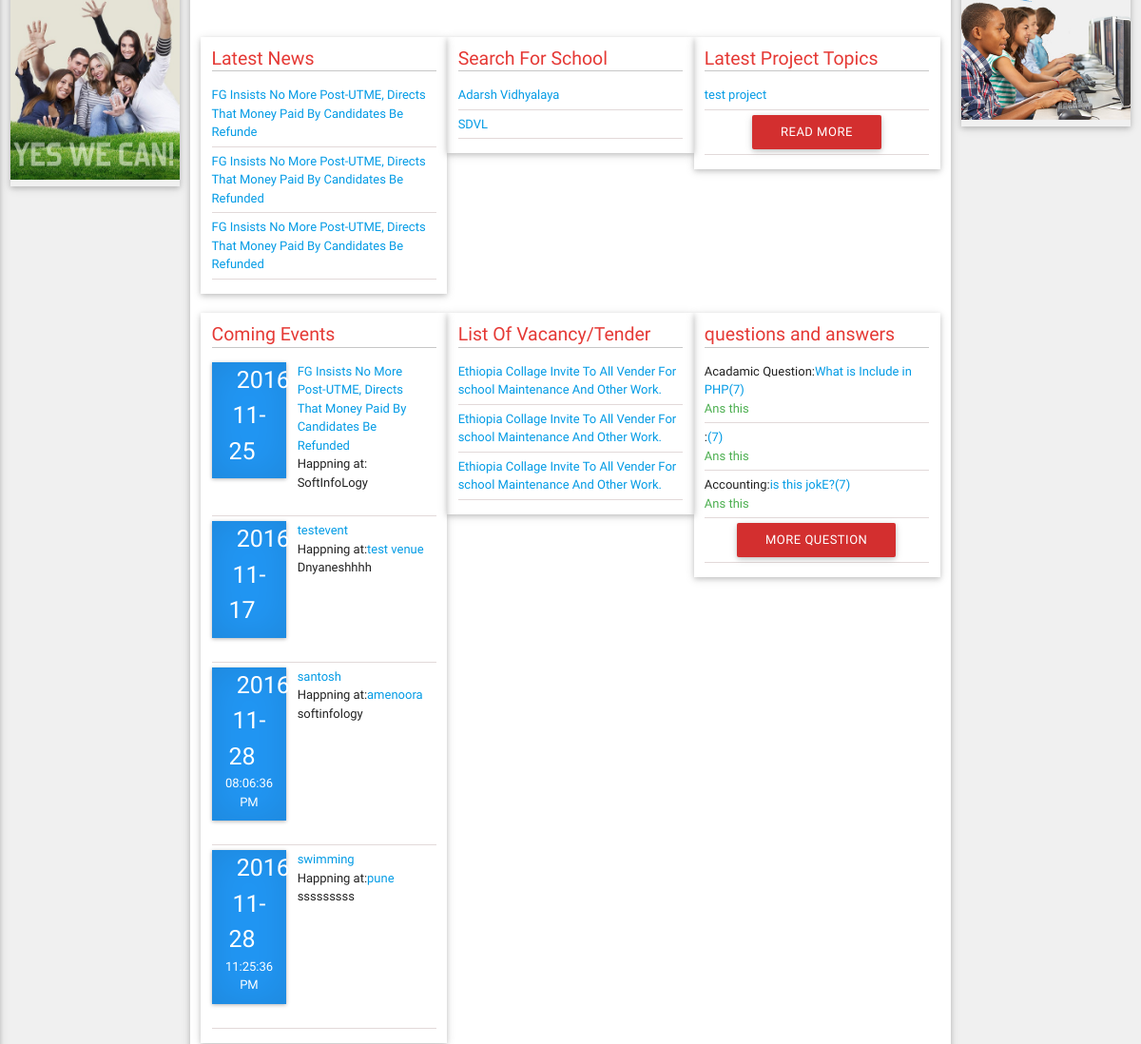
Before: / (middle part) with the older database file.
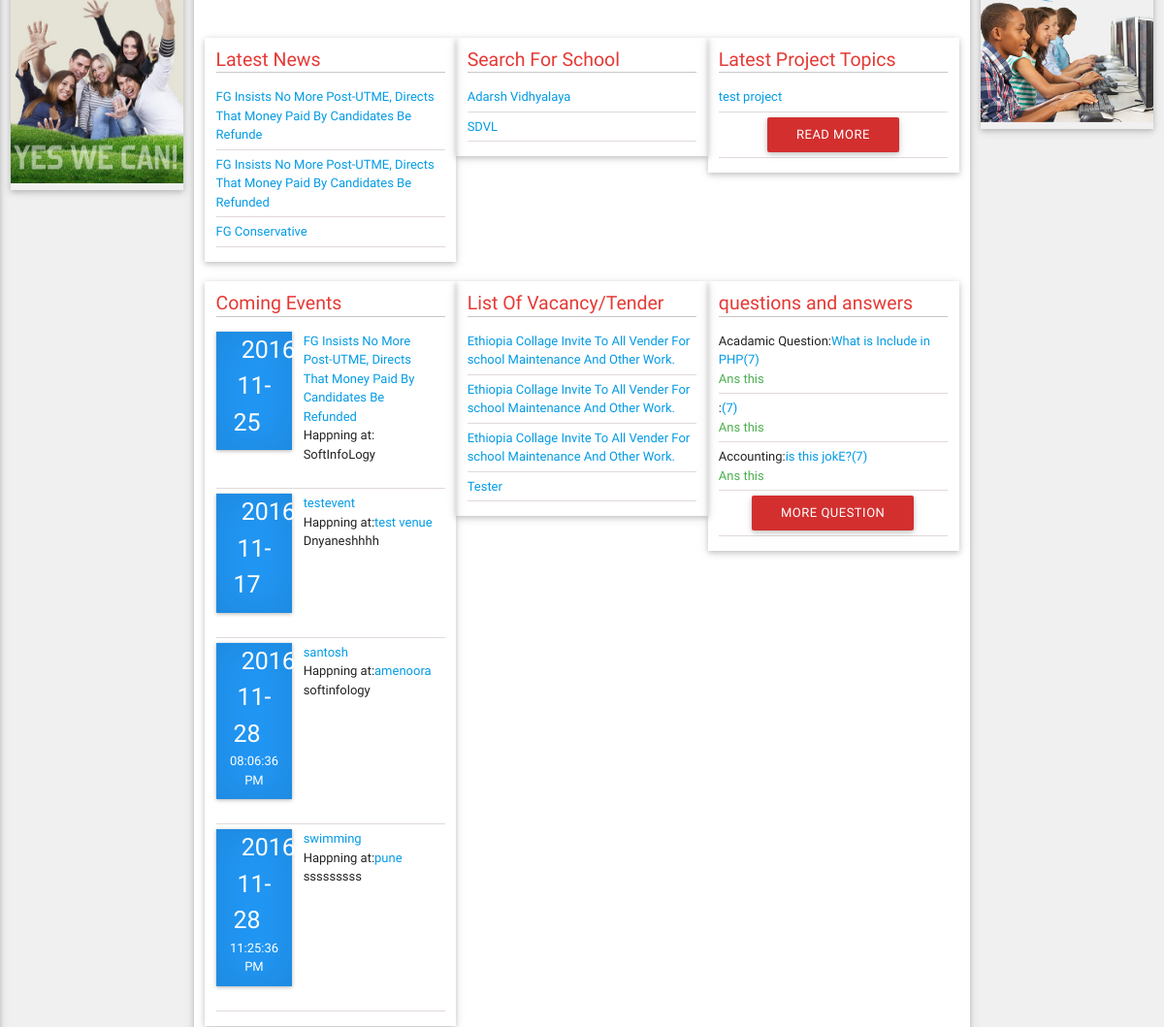
After: the same page with the newer database file.
### tables this page shows
CREATE TABLE `tbl_posts` (
  `post_id` int(11) NOT NULL,
  `post_title` varchar(100) NOT NULL,
  `post_desc` varchar(5000) NOT NULL,
  `post_category` varchar(50) NOT NULL,
  `post_attachment` varchar(50) NOT NULL,
  `post_author` varchar(50) NOT NULL,
  `post_source` varchar(50) NOT NULL,
  `post_date` varchar(50) NOT NULL,
  `post_time` varchar(50) NOT NULL,
  `post_venue` varchar(50) NOT NULL,
  `post_type` varchar(50) NOT NULL,
  `post_approve` varchar(10) NOT NULL,
  `user_id` int(11) NOT NULL
);

CREATE TABLE `tbl_school_meta` (
  `school_id` int(11) NOT NULL,
  `registration_type` varchar(50) NOT NULL,
  `school_name` varchar(50) NOT NULL,
  `school_logo` varchar(100) NOT NULL,
  `school_category` varchar(50) NOT NULL,
  `school_university` varchar(50) NOT NULL,
  `school_institute` varchar(50) NOT NULL,
  `other_category` varchar(50) NOT NULL,
  `school_number` varchar(50) NOT NULL,
  `school_country` varchar(50) NOT NULL,
  `school_city` varchar(50) NOT NULL,
  `school_region` varchar(50) NOT NULL,
  `school_type` varchar(50) NOT NULL,
  `school_population` int(10) NOT NULL,
  `teaching_staff` int(10) NOT NULL,
  `non_teaching_staff` int(10) NOT NULL,
  `school_awards` varchar(50) NOT NULL,
  `school_acadamic_year` varchar(50) NOT NULL,
  `school_acadamic_fee` varchar(50) NOT NULL,
  `admission_procedure` varchar(200) NOT NULL,
  `acadamic_requirment` varchar(200) NOT NULL,
  `school_scholarship` varchar(100) NOT NULL,
  `school_address` varchar(200) NOT NULL,
  `school_url` varchar(100) NOT NULL,
  `school_desc` varchar(200) NOT NULL,
  `school_date` varchar(50) NOT NULL,
  `school_time` varchar(50) NOT NULL,
  `school_approve` varchar(10) NOT NULL,
  `user_id` int(11) NOT NULL
);

CREATE TABLE `tbl_projects` (
  `project_id` int(11) NOT NULL,
  `project_title` varchar(100) NOT NULL,
  `project_course` varchar(50) NOT NULL,
  `project_category` varchar(200) NOT NULL,
  `project_year` varchar(50) NOT NULL,
  `project_format` varchar(50) NOT NULL,
  `project_upload` varchar(50) NOT NULL,
  `project_date` varchar(50) NOT NULL,
  `project_time` varchar(50) NOT NULL,
  `project_approve` varchar(10) NOT NULL,
  `user_id` int(11) NOT NULL
);

CREATE TABLE `tbl_vacancy` (
  `vacancy_id` int(11) NOT NULL,
  `vacancy_name` varchar(100) NOT NULL,
  `vacancy_school_name` varchar(100) NOT NULL,
  `vacancy_count` int(10) NOT NULL,
  `vacancy_from_date` date NOT NULL,
  `vacancy_to_date` date NOT NULL,
  `vacancy_time` varchar(50) NOT NULL,
  `vacancy_date` varchar(50) NOT NULL,
  `vacancy_desc` varchar(5000) NOT NULL,
  `vacancy_approve` varchar(10) NOT NULL,
  `user_id` int(11) NOT NULL
);

CREATE TABLE `tbl_questions` (
  `question_id` int(11) NOT NULL,
  `question_type` varchar(50) NOT NULL,
  `question_category` varchar(50) NOT NULL,
  `question_desc` varchar(200) NOT NULL,
  `question_date` varchar(50) NOT NULL,
  `question_time` varchar(50) NOT NULL,
  `question_approve` varchar(10) NOT NULL,
  `user_id` int(11) NOT NULL
);

### application/controllers/home.php (called while the page is built, shortened)
<?php
class home extends CI_Controller {
     public function __construct()
    {
        $this->load->helper(array('form','url'));
        $this->load->library(array('session', 'form_validation', 'email'));
        $this->load->database();
        $this->load->model('init_models');
    }
    public function index() {
         $banners = $this->init_models->getadvertisebanners();
        $view_params = array(
            'm_title' => 'WelCome To EthioEdu',
            'title' => 'WelCome To EthioEdu',
               'banners' => $banners
        );
        $this->load->view('home',$view_params);
    }
}

### index.php (called while the page is built, shortened)
<?php
require_once BASEPATH.'core/CodeIgniter.php';

### application/views/home.php (the view, shortened to what the changed rows need)
<div class="service-wrap ">
    <div class="row">
        <div class="col s12 m8 z-depth-1 white ">
            <div class="content_sec">
                <div class="row">
                    <div class="col sm12 m4 z-pad z-depth-1">
                        <div class="news_container ">
                            <ul>
                                <?php
                                $query = $this->db->query("select * from tbl_posts where post_type = 'news' and post_approve = 1");
                                foreach ($query->result_array() as $row){
                                $news_id = $row['post_id'];
                                 ?>
                                <li><a href="<?php echo base_url().'index.php/news_detail?id='.$news_id ?>"><?php echo $row['post_title']; ?></a></li>
                                <?php } ?>
                            </ul>
                        </div>
                    </div>
                    <div class="col sm12 m4 z-pad z-depth-1">
                        <ul><?php
                              $query = $this->db->query("select school_name,school_id from tbl_school_meta where school_approve = 1");
                               foreach ($query->result_array() as $row){
                                  $sid = $row['school_id'];
                                ?>
                            <li><a href="<?php echo base_url().'index.php/schooldetails?id='.$sid?>"><?php echo $row['school_name'];?></a></li>
                           <?php } ?>
                        </ul></div>
                    <div class="col sm12 m4  z-depth-1">
                        <ul><?php
                         $query = $this->db->query("select * from tbl_projects where project_approve = 1");
                            foreach ($query->result_array() as $row){
                                  $pro_id = $row['project_id'];
                         ?>
                           <li><a href="<?php echo base_url() . 'index.php/Projectlist?id='.$pro_id ?>"><?php echo $row['project_title']; ?></a></li>
                             <?php } ?>
                        </ul></div>
                </div>
            </div>
            <div class="content_sec">
                <div class="row">
                    <div class="col sm12 m4 z-pad z-depth-1">
                        <div class="event_container ">
                            <ul>
                                <?php
                                  $query = $this->db->query("select * from tbl_posts where post_type = 'event' and post_approve = 1");
                                foreach ($query->result_array() as $row){
                                  $event_id = $row['post_id'];
                                    ?>
                                <li><div class="row"> <div class="col l4 blue date"><div class="calender_bar"><span class="day"><?php echo $row['post_date']; ?></span><br><span class="monthyear"><?php echo $row['post_time']; ?></span></div></div> <div class="col l8 "><a href="<?php echo base_url().'index.php/event_details?id='.$event_id?>"><?php echo $row['post_title']; ?></a><div class="happen_loc"><span>Happning at:<a href="#"><?php echo $row['post_venue'];  ?></a></span></div><div class="event_by"><span><?php echo $row['post_author'];?></span></div> </div></li>
                                  <?php } ?>
                            </ul>
                        </div>
                    </div>
                    <div class="col sm12 m4 z-pad z-depth-1">
                        <ul> <?php
                         $query = $this->db->query("select * from tbl_vacancy where vacancy_approve = 1");
                            foreach ($query->result_array() as $row){
                                  $vac_id = $row['vacancy_id'];
                                    ?>
                            <li><a href="<?php echo base_url() . 'index.php/vacancy-details?id='.$vac_id ?>"><?php echo $row['vacancy_name']; ?></a>
                            </li>
                                     <?php } ?>
                        </ul></div>
                    <div class="col sm12 m4  z-depth-1">
                        <ul><?php
                             $query = $this->db->query("select * from tbl_questions where question_approve=1");
                             foreach ($query->result_array() as $row){
                                $que_id=$row['question_id'];
                             ?>
                             <li><?php echo $row['question_category']; ?>:<a href="<?php echo base_url() . 'index.php/QuesAns?id='.$que_id ?>"><?php echo $row['question_desc']; ?>(7)</a>     <a href="<?php echo base_url().'/index.php/ansQues?id='.$que_id ?>"><p class="green-text">Ans this</p></a></li> <?php } ?>
                            <li class=" center-align"><a class=" center-align waves-effect waves-light btn red darken-2" href="<?php echo base_url().'/index.php/QuesAns'?>">More Question</a>
                            </li>
                        </ul></div>
                </div>
            </div>
        </div>
    </div>
</div>

Changed rows visible on the page:
changed tbl_posts: post_title "FG Insists No More Post-UTME, Directs That Money Paid By Candidates Be Refunded" → "FG Conservative"
now on this page (row edited): tbl_vacancy: vacancy_name "Tester"
